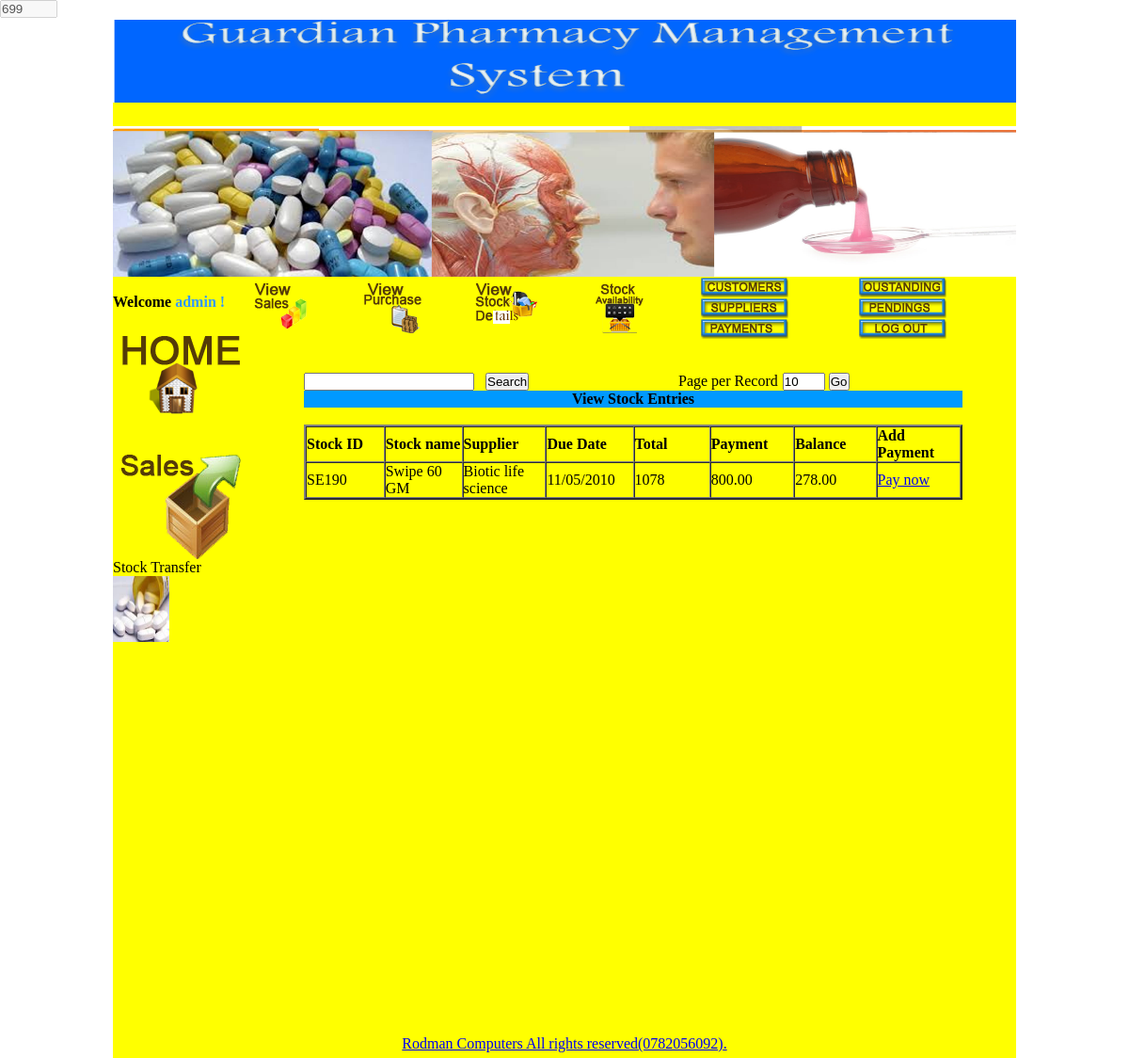
The page /user/view_stock_entries_payments.php (signed in) on the database as committed earlier.
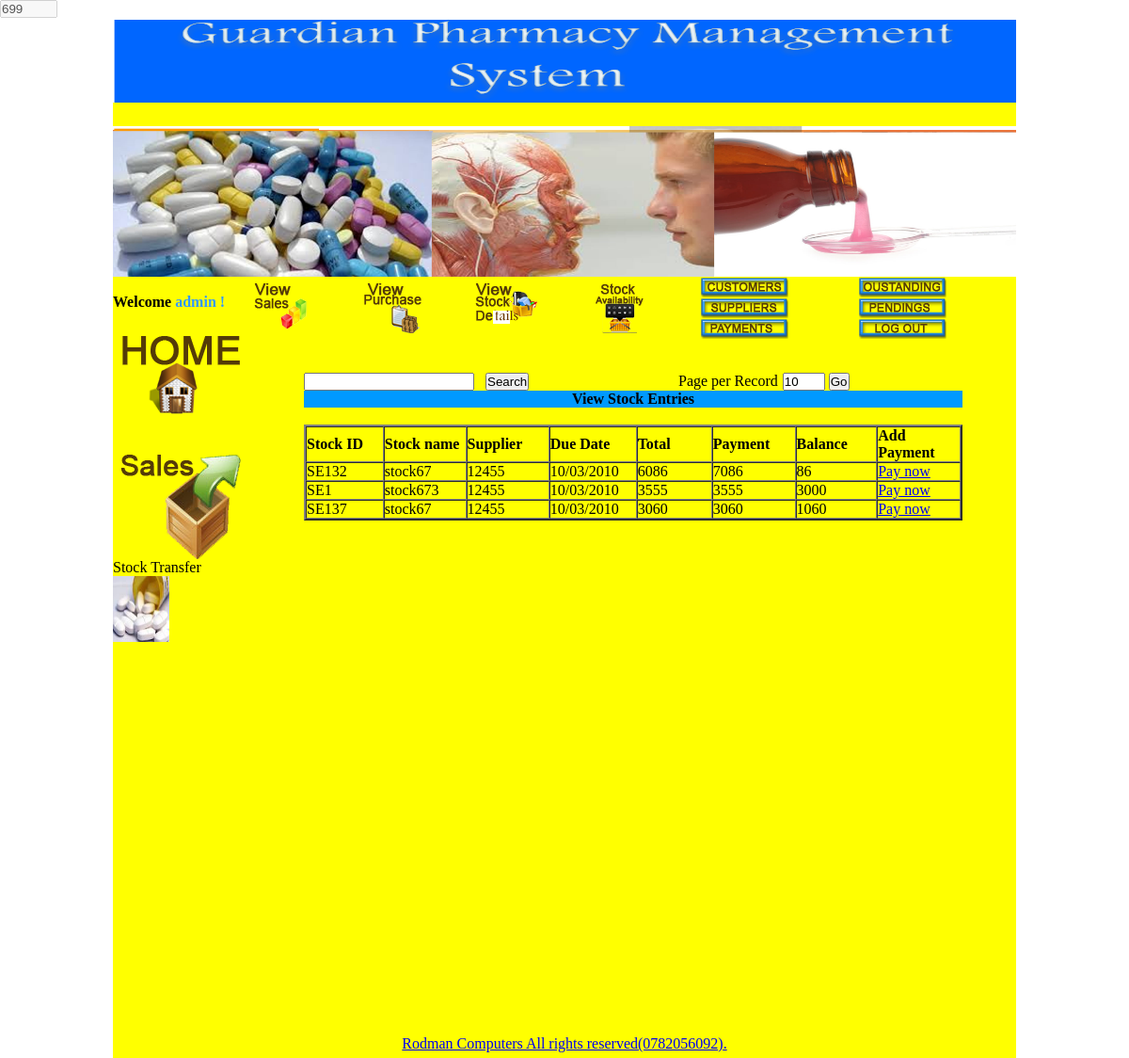
The same page on the database as committed later.
### tables this page shows
CREATE TABLE `stock_entries` (
  `id` int(10) unsigned NOT NULL auto_increment,
  `stock_id` varchar(120) NOT NULL,
  `stock_name` varchar(260) NOT NULL,
  `stock_supplier_name` varchar(200) NOT NULL,
  `category` varchar(120) NOT NULL,
  `quantity` int(11) NOT NULL,
  `company_price` int(11) NOT NULL,
  `selling_price` int(11) NOT NULL,
  `opening_stock` int(11) NOT NULL,
  `closing_stock` int(11) NOT NULL,
  `date` datetime NOT NULL,
  `username` varchar(120) NOT NULL,
  `type` varchar(50) NOT NULL,
  `salesid` varchar(120) NOT NULL,
  `total` int(11) NOT NULL,
  `payment` int(11) NOT NULL,
  `balance` int(11) NOT NULL,
  `mode` varchar(150) NOT NULL,
  `description` varchar(500) NOT NULL,
  `due` datetime NOT NULL,
  `subtotal` int(11) NOT NULL,
  `count1` int(11) NOT NULL,
  PRIMARY KEY  (`id`)
);

### user/db.php (called while the page is built)
<?php
include("db.class.php");
$base="stock";
$server="localhost";
$user="root";
$pass="";
$db = new DB($base, $server, $user, $pass);
?>

### user/db.class.php (called while the page is built, shortened)
<?php
  class DB
  {
    function queryUniqueObject($query, $debug = -1)
    {
      $query = "$query LIMIT 1";
      $result = mysql_query($query) or $this->debugAndDie($query);
      return mysql_fetch_object($result);
    }
    function getMicroTime()
    {
      list($msec, $sec) = explode(' ', microtime());
      return floor($sec / 1000) + $msec;
    }
  }
?>

### user/view_stock_entries_payments.php (the view, shortened to what the changed rows need)
<?php
if(!isset($_SESSION['username']) || $_SESSION['usertype'] !='admin'){
header("location:index.php?msg=Please%20login%20to%20access%20admin%20area%20!");
}
else
{
	include_once "db.php";
?><!DOCTYPE HTML PUBLIC "-//W3C//DTD HTML 4.01 Transitional//EN"
"http://www.w3.org/TR/html4/loose.dtd">
<html>
<head>
<link rel="stylesheet" href="css/validationEngine.jquery.css" type="text/css" media="screen" title="no title" charset="utf-8" />
		<link rel="stylesheet" href="css/template.css" type="text/css" media="screen" title="no title" charset="utf-8" />
<link rel="stylesheet" type="text/css" href="jquery.autocomplete.css" />
<link rel="stylesheet" type="text/css" href="lib/thickbox.css" />
</head>
<body onload="setTimeout('startCountDown()',2000);" onmousemove="resetTimer();">
<table width="100%"  border="0" cellspacing="0" cellpadding="0">
  <tr>
    <td align="center" valign="top"><table width="960" border="0" cellspacing="0" cellpadding="0">
      <tr>
        <td>
		<table width="960" border="0" cellpadding="0" cellspacing="0" bgcolor="yellow">
          <tr>
            <td height="800" align="left" valign="top"><table width="960" border="0" cellpadding="0" cellspacing="0" bgcolor="yellow">
              <tr>
				 <td height="500" align="center" valign="top">
<br>
<br>
				<?php
	$limit = 10;
	$page = $_GET['page'];
	if($page)
		$start = ($page - 1) * $limit;
	else
		$start = 0;
	$sql = "SELECT DISTINCT(stock_id) FROM stock_entries where balance>0 ORDER BY date desc LIMIT $start, $limit ";
	$result = mysql_query($sql);
?>
	 <form name="deletefiles" action="deleteselected.php" method="post">
      <table width="700" border="0" cellspacing="0" cellpadding="0">
      <tr>
        <td align="center"><table width="100%"  border="2" cellspacing="0" cellpadding="0">
		  <?php
								while($row = mysql_fetch_array($result))
		{
			$entryid=$row['stock_id'];
			$line = $db->queryUniqueObject("SELECT * FROM stock_entries WHERE stock_id='$entryid' ");
			$mysqldate=$line->due;
 		$phpdate = strtotime( $mysqldate );
 		$phpdate = date("d/m/Y",$phpdate);
										 ?>
  											<tr>
       	<td width="100"><?php echo $line->stock_id; ?></td>
	<td width="100"><?php echo $line->stock_name; ?></td>
    <td width="100"><?php echo $line->stock_supplier_name; ?></td>
        <td width="100"><?php echo $phpdate; ?></td>
        <td width="100"><?php echo $line->subtotal; ?></td>
		  <td width="100"><?php echo $line->payment; ?></td>
		    <td width="100"><?php echo $line->balance; ?></td>
			  <td width="100"><a href="add_stock_entries_payments.php?eid=<?php echo $line->stock_id; ?>">Pay now</a></td>
 								  </tr>
                                             <?php
									  }
?>
        </table></td>
      </tr>
    </table>
	</form>
	</td>
  </tr>
</table>
</td>
              </tr>
            </table>
		</td>
          </tr>
        </table></td>
      </tr>
    </table></td>
</body>
</html>
<?php
}
?>

Rows that differ between the two databases and show on the page:
removed stock_entries: stock "SE190", stock_name "Swipe 60 GM", stock_supplier_name "Biotic life science", due "11/05/2010", subtotal "1078", payment "800.00", balance "278.00"
added stock_entries: stock "SE132", stock_name "stock67", stock_supplier_name "12455", due "10/03/2010", subtotal "6086", payment "7086", balance "86"
added stock_entries: stock "SE1", stock_name "stock673", stock_supplier_name "12455", due "10/03/2010", subtotal "3555", payment "3555", balance "3000"
added stock_entries: stock "SE137", stock_name "stock67", stock_supplier_name "12455", due "10/03/2010", subtotal "3060", payment "3060", balance "1060"
Other text that changed with them:
new list line: "Pay now"
list line gone: "Pay now"
